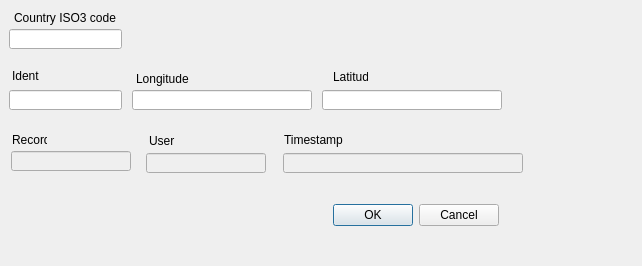
<?xml version="1.0" encoding="UTF-8"?>
<ui version="4.0">
 <class>Dialog</class>
 <widget class="QDialog" name="Dialog">
  <property name="geometry">
   <rect>
    <x>0</x>
    <y>0</y>
    <width>642</width>
    <height>266</height>
   </rect>
  </property>
  <property name="windowTitle">
   <string>Dialog</string>
  </property>
  <widget class="QDialogButtonBox" name="buttonBox">
   <property name="geometry">
    <rect>
     <x>158</x>
     <y>199</y>
     <width>341</width>
     <height>32</height>
    </rect>
   </property>
   <property name="orientation">
    <enum>Qt::Horizontal</enum>
   </property>
   <property name="standardButtons">
    <set>QDialogButtonBox::Cancel|QDialogButtonBox::Ok</set>
   </property>
  </widget>
  <widget class="QLineEdit" name="rec_id">
   <property name="enabled">
    <bool>false</bool>
   </property>
   <property name="geometry">
    <rect>
     <x>11</x>
     <y>151</y>
     <width>120</width>
     <height>20</height>
    </rect>
   </property>
   <property name="readOnly">
    <bool>true</bool>
   </property>
  </widget>
  <widget class="QLineEdit" name="ctry_iso3">
   <property name="geometry">
    <rect>
     <x>9</x>
     <y>29</y>
     <width>113</width>
     <height>20</height>
    </rect>
   </property>
  </widget>
  <widget class="QLineEdit" name="wpt_ident">
   <property name="geometry">
    <rect>
     <x>9</x>
     <y>90</y>
     <width>113</width>
     <height>20</height>
    </rect>
   </property>
  </widget>
  <widget class="QLineEdit" name="lon_src">
   <property name="geometry">
    <rect>
     <x>132</x>
     <y>90</y>
     <width>180</width>
     <height>20</height>
    </rect>
   </property>
  </widget>
  <widget class="QLineEdit" name="lat_src">
   <property name="geometry">
    <rect>
     <x>322</x>
     <y>90</y>
     <width>180</width>
     <height>20</height>
    </rect>
   </property>
  </widget>
  <widget class="QLineEdit" name="ins_user">
   <property name="enabled">
    <bool>false</bool>
   </property>
   <property name="geometry">
    <rect>
     <x>146</x>
     <y>153</y>
     <width>120</width>
     <height>20</height>
    </rect>
   </property>
   <property name="readOnly">
    <bool>true</bool>
   </property>
  </widget>
  <widget class="QLineEdit" name="ins_tmsp">
   <property name="enabled">
    <bool>false</bool>
   </property>
   <property name="geometry">
    <rect>
     <x>283</x>
     <y>153</y>
     <width>240</width>
     <height>20</height>
    </rect>
   </property>
   <property name="readOnly">
    <bool>true</bool>
   </property>
  </widget>
  <widget class="QLabel" name="label">
   <property name="geometry">
    <rect>
     <x>14</x>
     <y>10</y>
     <width>103</width>
     <height>16</height>
    </rect>
   </property>
   <property name="text">
    <string>Country ISO3 code</string>
   </property>
  </widget>
  <widget class="QLabel" name="label_2">
   <property name="geometry">
    <rect>
     <x>12</x>
     <y>71</y>
     <width>35</width>
     <height>10</height>
    </rect>
   </property>
   <property name="text">
    <string>Ident</string>
   </property>
  </widget>
  <widget class="QLabel" name="label_3">
   <property name="geometry">
    <rect>
     <x>136</x>
     <y>71</y>
     <width>55</width>
     <height>16</height>
    </rect>
   </property>
   <property name="text">
    <string>Longitude</string>
   </property>
  </widget>
  <widget class="QLabel" name="label_4">
   <property name="geometry">
    <rect>
     <x>333</x>
     <y>72</y>
     <width>35</width>
     <height>10</height>
    </rect>
   </property>
   <property name="text">
    <string>Latitude</string>
   </property>
  </widget>
  <widget class="QLabel" name="label_5">
   <property name="geometry">
    <rect>
     <x>12</x>
     <y>135</y>
     <width>35</width>
     <height>10</height>
    </rect>
   </property>
   <property name="text">
    <string>Record ID</string>
   </property>
  </widget>
  <widget class="QLabel" name="label_6">
   <property name="geometry">
    <rect>
     <x>149</x>
     <y>136</y>
     <width>35</width>
     <height>10</height>
    </rect>
   </property>
   <property name="text">
    <string>User</string>
   </property>
  </widget>
  <widget class="QLabel" name="label_7">
   <property name="geometry">
    <rect>
     <x>284</x>
     <y>132</y>
     <width>84</width>
     <height>16</height>
    </rect>
   </property>
   <property name="text">
    <string>Timestamp</string>
   </property>
  </widget>
 </widget>
 <resources/>
 <connections>
  <connection>
   <sender>buttonBox</sender>
   <signal>accepted()</signal>
   <receiver>Dialog</receiver>
   <slot>accept()</slot>
   <hints>
    <hint type="sourcelabel">
     <x>248</x>
     <y>254</y>
    </hint>
    <hint type="destinationlabel">
     <x>157</x>
     <y>274</y>
    </hint>
   </hints>
  </connection>
  <connection>
   <sender>buttonBox</sender>
   <signal>rejected()</signal>
   <receiver>Dialog</receiver>
   <slot>reject()</slot>
   <hints>
    <hint type="sourcelabel">
     <x>316</x>
     <y>260</y>
    </hint>
    <hint type="destinationlabel">
     <x>286</x>
     <y>274</y>
    </hint>
   </hints>
  </connection>
 </connections>
</ui>
